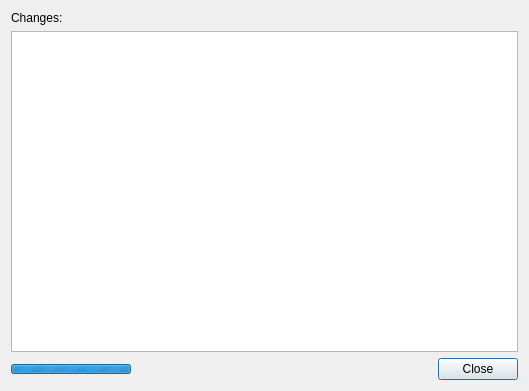
<?xml version="1.0" encoding="UTF-8"?>
<ui version="4.0">
 <class>WaitDialog</class>
 <widget class="QDialog" name="WaitDialog">
  <property name="windowModality">
   <enum>Qt::NonModal</enum>
  </property>
  <property name="geometry">
   <rect>
    <x>0</x>
    <y>0</y>
    <width>529</width>
    <height>391</height>
   </rect>
  </property>
  <property name="sizePolicy">
   <sizepolicy hsizetype="Fixed" vsizetype="Fixed">
    <horstretch>0</horstretch>
    <verstretch>0</verstretch>
   </sizepolicy>
  </property>
  <property name="cursor">
   <cursorShape>BusyCursor</cursorShape>
  </property>
  <property name="contextMenuPolicy">
   <enum>Qt::NoContextMenu</enum>
  </property>
  <property name="windowTitle">
   <string>ALT Packages - Transaction Progress</string>
  </property>
  <property name="modal">
   <bool>true</bool>
  </property>
  <layout class="QGridLayout" name="gridLayout">
   <item row="1" column="0">
    <widget class="QTextBrowser" name="textBrowser"/>
   </item>
   <item row="2" column="0">
    <layout class="QHBoxLayout" name="horizontalLayout">
     <item>
      <widget class="QProgressBar" name="progressBar">
       <property name="minimum">
        <number>0</number>
       </property>
       <property name="maximum">
        <number>0</number>
       </property>
       <property name="textVisible">
        <bool>false</bool>
       </property>
       <property name="visible">
        <bool>false</bool>
       </property>
       <property name="minimumSize">
        <size>
         <width>80</width>
         <height>8</height>
        </size>
       </property>
       <property name="maximumSize">
        <size>
         <width>120</width>
         <height>10</height>
        </size>
       </property>
      </widget>
     </item>
     <item>
      <widget class="QDialogButtonBox" name="buttonBox">
       <property name="standardButtons">
        <set>QDialogButtonBox::Close</set>
       </property>
      </widget>
     </item>
    </layout>
   </item>
   <item row="0" column="0">
    <widget class="QLabel" name="titleLabel">
     <property name="text">
      <string>Changes:</string>
     </property>
    </widget>
   </item>
  </layout>
 </widget>
 <resources/>
 <connections>
  <connection>
   <sender>buttonBox</sender>
   <signal>clicked(QAbstractButton*)</signal>
   <receiver>WaitDialog</receiver>
   <slot>close()</slot>
   <hints>
    <hint type="sourcelabel">
     <x>199</x>
     <y>309</y>
    </hint>
    <hint type="destinationlabel">
     <x>199</x>
     <y>167</y>
    </hint>
   </hints>
  </connection>
 </connections>
</ui>
